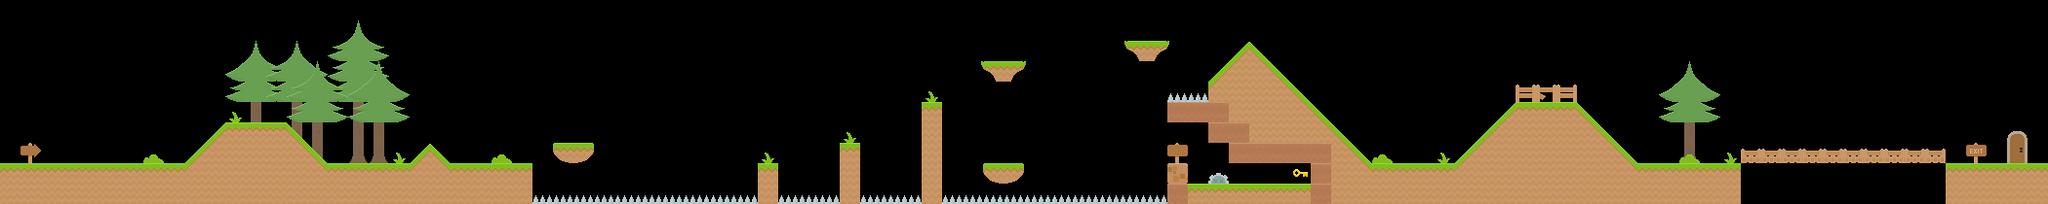

Tiled map render using the project's own tile images. Description and the map definition, with tile-layer contents summarised, below:
An orthogonal 100x10 tile map with 21x21 px tiles, 15 tile layers (Background, Door, Signs, Spikes, ...) and 7 objects.

<map version="1.2" tiledversion="1.2.4" orientation="orthogonal" renderorder="right-down" width="100" height="10" tilewidth="21" tileheight="21" infinite="0" nextlayerid="23" nextobjectid="12">
 <tileset firstgid="1" source="../Tiles.tsx" />
 <layer id="3" name="Background" width="100" height="10">
  <data>[1000 cells, 1 non-empty, 1 distinct tile ids]</data>
 </layer>
 <group id="10" name="DecorationBack">
  <layer id="2" name="Door" width="100" height="10">
   <data>[1000 cells, 2 non-empty, 2 distinct tile ids]</data>
  </layer>
  <layer id="6" name="Signs" width="100" height="10">
   <data>[1000 cells, 3 non-empty, 3 distinct tile ids]</data>
  </layer>
  <layer id="9" name="Spikes" width="100" height="10">
   <data>[1000 cells, 36 non-empty, 1 distinct tile ids]</data>
  </layer>
  <layer id="8" name="Trees" width="100" height="10">
   <data>[1000 cells, 37 non-empty, 9 distinct tile ids]</data>
  </layer>
  <layer id="13" name="Trees2" width="100" height="10">
   <data>[1000 cells, 20 non-empty, 8 distinct tile ids]</data>
  </layer>
  <layer id="14" name="Tomb" width="100" height="10">
   <data>[1000 cells, 1 non-empty, 1 distinct tile ids]</data>
  </layer>
 </group>
 <group id="11" name="DecorationFront">
  <layer id="4" name="BridgeFence" width="100" height="10">
   <data>[1000 cells, 10 non-empty, 1 distinct tile ids]</data>
  </layer>
  <layer id="5" name="Fence" width="100" height="10">
   <data>[1000 cells, 3 non-empty, 2 distinct tile ids]</data>
  </layer>
  <layer id="12" name="Grass" width="100" height="10">
   <data>[1000 cells, 11 non-empty, 2 distinct tile ids]</data>
  </layer>
 </group>
 <group id="15" name="MovingPlatforms">
  <layer id="16" name="1" width="100" height="10">
   <data>[1000 cells, 4 non-empty, 2 distinct tile ids]</data>
  </layer>
 </group>
 <group id="17" name="FallingPlatforms">
  <layer id="18" name="1" width="100" height="10">
   <data>[1000 cells, 4 non-empty, 4 distinct tile ids]</data>
  </layer>
  <layer id="20" name="2" width="100" height="10">
   <data>[1000 cells, 4 non-empty, 4 distinct tile ids]</data>
  </layer>
 </group>
 <layer id="7" name="Key" width="100" height="10">
  <data>[1000 cells, 1 non-empty, 1 distinct tile ids]</data>
 </layer>
 <objectgroup id="22" name="Colliders">
  <object id="4" x="945" y="210">
   <polygon points="0,0 0,-105 21,-105 21,0" />
  </object>
  <object id="5" x="882" y="210">
   <polygon points="0,0 0,-63 -21,-63 -21,0" />
  </object>
  <object id="6" x="798" y="210">
   <polygon points="0,0 0,-42 -21,-42 -21,0" />
  </object>
  <object id="7" x="0" y="210">
   <polygon points="0,0 0,-42 189,-42 231,-84 294,-84 336,-42 420,-42 441,-63 462,-42 546,-42 546,0" />
  </object>
  <object id="8" x="1197" y="210">
   <polygon points="0,0 0,-42 21,-42 21,-21 147,-21 147,-42 63,-42 63,-63 42,-63 42,-84 0,-84 0,-105 42,-105 42,-126 84,-168 210,-42 294,-42 357,-105 420,-105 483,-42 588,-42 588,0" />
  </object>
  <object id="10" x="1995" y="168">
   <polygon points="0,0 0,42 105,42 105,0" />
  </object>
  <object id="11" x="1995" y="168">
   <polygon points="0,0 -210,0 -210.091,-7.11566 0.0183689,-7.31282" />
  </object>
 </objectgroup>
 <layer id="1" name="Ground" width="100" height="10">
  <data>[1000 cells, 200 non-empty, 9 distinct tile ids]</data>
 </layer>
</map>
